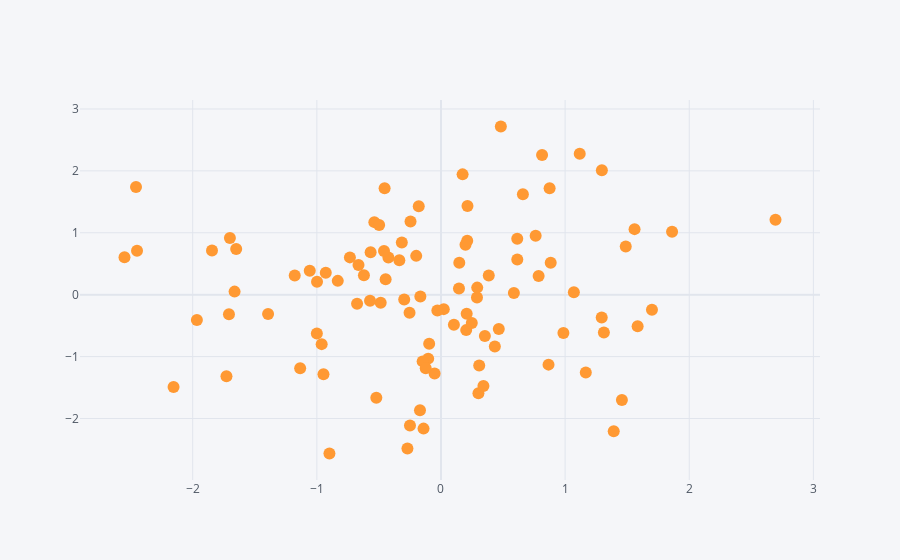

The notebook cell this image was saved under:
### Code cell
df.iplot(x='A',y="B",mode='markers')
